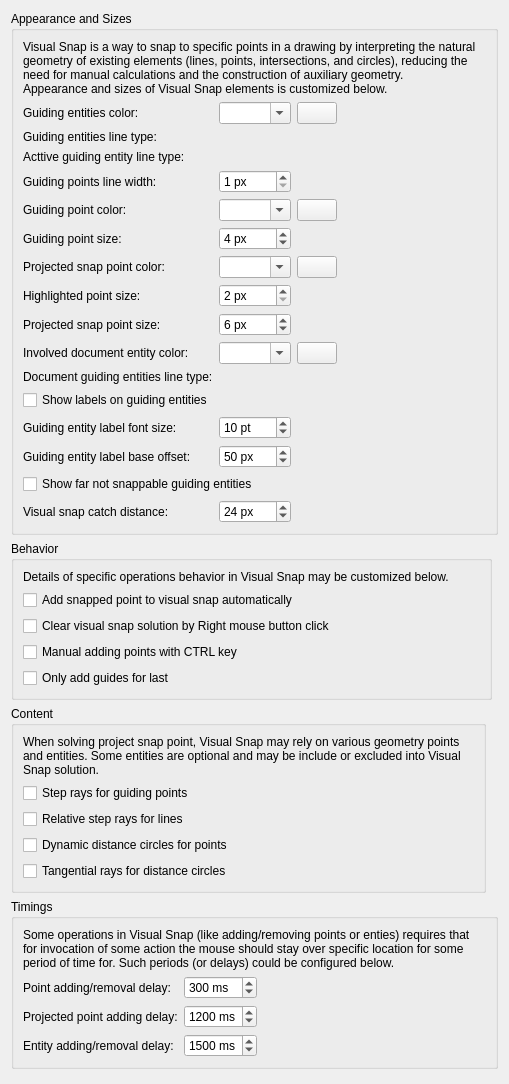
<?xml version="1.0" encoding="UTF-8"?>
<ui version="4.0">
 <class>LC_SettingsPageSnapVisual</class>
 <widget class="QWidget" name="LC_SettingsPageSnapVisual">
  <property name="geometry">
   <rect>
    <x>0</x>
    <y>0</y>
    <width>509</width>
    <height>1084</height>
   </rect>
  </property>
  <layout class="QGridLayout" name="gridLayout_2">
   <item row="1" column="0" colspan="2">
    <widget class="QGroupBox" name="groupBox_36">
     <property name="title">
      <string>Behavior</string>
     </property>
     <layout class="QGridLayout" name="gridLayout_vb">
      <item row="1" column="0">
       <widget class="QCheckBox" name="cbVisualSnapAutoAddSnapPoint">
        <property name="toolTip">
         <string>Auto Adding Points

If checked, snap point requested by command and specified by the user will be added to visual snap automatically.
Otherwise, it should be added manually.</string>
        </property>
        <property name="text">
         <string>Add snapped point to visual snap automatically</string>
        </property>
       </widget>
      </item>
      <item row="3" column="3">
       <spacer name="horizontalSpacer_3">
        <property name="orientation">
         <enum>Qt::Orientation::Horizontal</enum>
        </property>
        <property name="sizeHint" stdset="0">
         <size>
          <width>0</width>
          <height>0</height>
         </size>
        </property>
       </spacer>
      </item>
      <item row="5" column="0">
       <widget class="QCheckBox" name="cbVSAutoAddLastSnapOnly">
        <property name="toolTip">
         <string>Auto Add Last Point Only

If selected, guiding entities will be added for last snapped point only. </string>
        </property>
        <property name="text">
         <string>Only add guides for last</string>
        </property>
       </widget>
      </item>
      <item row="6" column="3">
       <spacer name="horizontalSpacer_2">
        <property name="orientation">
         <enum>Qt::Orientation::Horizontal</enum>
        </property>
        <property name="sizeHint" stdset="0">
         <size>
          <width>0</width>
          <height>0</height>
         </size>
        </property>
       </spacer>
      </item>
      <item row="0" column="0" colspan="4">
       <widget class="QLabel" name="label_2">
        <property name="text">
         <string>Details of specific operations behavior in Visual Snap may be customized below.</string>
        </property>
        <property name="wordWrap">
         <bool>true</bool>
        </property>
       </widget>
      </item>
      <item row="3" column="0">
       <widget class="QCheckBox" name="cbVisualSnapManualAddingWithCTRL">
        <property name="toolTip">
         <string>Manual Adding Points

If selected, points will be added manually as guiding points if cursor is over them and CTRL key is pressed.
Otherwise - they will be added by placing cursor over only.</string>
        </property>
        <property name="text">
         <string>Manual adding points with CTRL key</string>
        </property>
       </widget>
      </item>
      <item row="2" column="0">
       <widget class="QCheckBox" name="cbVisualSnapClearSolutionByRMB">
        <property name="toolTip">
         <string>Clearing

Visual snap solution will be cleared by CTRL+Middle Mouse Button click.
If selected, visual snap solution may be also cleared by Right Mouse Button click.</string>
        </property>
        <property name="text">
         <string>Clear visual snap solution by Right mouse button click</string>
        </property>
       </widget>
      </item>
     </layout>
    </widget>
   </item>
   <item row="4" column="0">
    <spacer name="verticalSpacer">
     <property name="orientation">
      <enum>Qt::Orientation::Vertical</enum>
     </property>
     <property name="sizeHint" stdset="0">
      <size>
       <width>0</width>
       <height>0</height>
      </size>
     </property>
    </spacer>
   </item>
   <item row="0" column="0" colspan="3">
    <widget class="QGroupBox" name="groupBox_34">
     <property name="title">
      <string>Appearance and Sizes</string>
     </property>
     <layout class="QGridLayout" name="gridLayout">
      <item row="16" column="0">
       <widget class="QLabel" name="label_66">
        <property name="text">
         <string>Guiding entity label base offset:</string>
        </property>
        <property name="buddy">
         <cstring>sbVSGuidingEntityLabelOffset</cstring>
        </property>
       </widget>
      </item>
      <item row="9" column="1">
       <widget class="QSpinBox" name="sbVisualSnapHighlightedVertexSize">
        <property name="toolTip">
         <string>Higlighted Guiding Point

Size of the marker used to draw guiding point
that is added to visual snap system.</string>
        </property>
        <property name="suffix">
         <string> px</string>
        </property>
        <property name="minimum">
         <number>2</number>
        </property>
        <property name="maximum">
         <number>24</number>
        </property>
       </widget>
      </item>
      <item row="3" column="0">
       <widget class="QLabel" name="label_5">
        <property name="text">
         <string>Acttive guiding entity line type:</string>
        </property>
        <property name="buddy">
         <cstring>wActiveGuidingEntityLineType</cstring>
        </property>
       </widget>
      </item>
      <item row="1" column="5">
       <spacer name="horizontalSpacer">
        <property name="orientation">
         <enum>Qt::Orientation::Horizontal</enum>
        </property>
        <property name="sizeHint" stdset="0">
         <size>
          <width>0</width>
          <height>0</height>
         </size>
        </property>
       </spacer>
      </item>
      <item row="3" column="1" colspan="2">
       <widget class="QG_LineTypeBox" name="wActiveGuidingEntityLineType" native="true">
        <property name="toolTip">
         <string>Active Guiding Entities Line Type

Line type for active guiding line that are part of Visual Snap</string>
        </property>
       </widget>
      </item>
      <item row="2" column="1" colspan="2">
       <widget class="QG_LineTypeBox" name="wGuidingEntityLineType" native="true">
        <property name="toolTip">
         <string>Guiding Entities Line Type

Line type for guiding entities that are part of Visual Snap</string>
        </property>
       </widget>
      </item>
      <item row="2" column="0">
       <widget class="QLabel" name="label_5">
        <property name="text">
         <string>Guiding entities line type:</string>
        </property>
       </widget>
      </item>
      <item row="11" column="2">
       <widget class="LC_ColorButton" name="pbVisualSnapDocEntitiesColor">
        <property name="toolTip">
         <string>Document Entity

Click to select color.</string>
        </property>
       </widget>
      </item>
      <item row="8" column="1">
       <widget class="LC_ContentAdjustableComboBox" name="cbColorVisualSnapProjectedSnap">
        <property name="toolTip">
         <string>Projected Snap Point

Color of possible projected snap point.</string>
        </property>
        <property name="editable">
         <bool>true</bool>
        </property>
       </widget>
      </item>
      <item row="8" column="0">
       <widget class="QLabel" name="label_57">
        <property name="text">
         <string>Projected snap point color:</string>
        </property>
        <property name="buddy">
         <cstring>cbColorVisualSnapProjectedSnap</cstring>
        </property>
       </widget>
      </item>
      <item row="21" column="1">
       <widget class="QSpinBox" name="sbVSCatchDistance">
        <property name="toolTip">
         <string>Visual Snap Catch Distance

Distance in screen coordinates that is used for
 catching visual snap guiding entities.</string>
        </property>
        <property name="suffix">
         <string> px</string>
        </property>
        <property name="minimum">
         <number>1</number>
        </property>
        <property name="maximum">
         <number>50</number>
        </property>
        <property name="value">
         <number>24</number>
        </property>
       </widget>
      </item>
      <item row="5" column="1">
       <widget class="LC_ContentAdjustableComboBox" name="cbColorVisualSnapVertexes">
        <property name="toolTip">
         <string>Guiding Point Color

Color of guiding points in visual snap.</string>
        </property>
        <property name="editable">
         <bool>true</bool>
        </property>
       </widget>
      </item>
      <item row="8" column="2">
       <widget class="LC_ColorButton" name="pbVisualSnapProjectedSnapColor">
        <property name="toolTip">
         <string>Projected Snap Point

Click to select color.</string>
        </property>
       </widget>
      </item>
      <item row="11" column="1">
       <widget class="LC_ContentAdjustableComboBox" name="cbColorVisualSnapDocumentEntity">
        <property name="toolTip">
         <string>Document Entity Color

Color of document entities, explicitly added to Visual Snap.</string>
        </property>
        <property name="editable">
         <bool>true</bool>
        </property>
       </widget>
      </item>
      <item row="6" column="1">
       <widget class="QSpinBox" name="sbVisualSnapVertexSize">
        <property name="toolTip">
         <string>Guding Point Size

Size of marker for visual snap guiding points, in pixels.</string>
        </property>
        <property name="suffix">
         <string> px</string>
        </property>
        <property name="minimum">
         <number>2</number>
        </property>
        <property name="maximum">
         <number>24</number>
        </property>
        <property name="value">
         <number>4</number>
        </property>
       </widget>
      </item>
      <item row="6" column="0">
       <widget class="QLabel" name="label_45">
        <property name="text">
         <string>Guiding point size:</string>
        </property>
        <property name="buddy">
         <cstring>sbVisualSnapVertexSize</cstring>
        </property>
       </widget>
      </item>
      <item row="15" column="1">
       <widget class="QSpinBox" name="sbVisualSnapGuidingLabelsFontSize">
        <property name="toolTip">
         <string>Labels Font Size

Size of font, in points, used for displaying labels for guiding entities.</string>
        </property>
        <property name="suffix">
         <string> pt</string>
        </property>
        <property name="minimum">
         <number>4</number>
        </property>
        <property name="maximum">
         <number>24</number>
        </property>
        <property name="value">
         <number>10</number>
        </property>
       </widget>
      </item>
      <item row="21" column="0">
       <widget class="QLabel" name="label_59">
        <property name="text">
         <string>Visual snap catch distance:</string>
        </property>
        <property name="buddy">
         <cstring>sbVSCatchDistance</cstring>
        </property>
       </widget>
      </item>
      <item row="0" column="0" colspan="6">
       <widget class="QLabel" name="label">
        <property name="text">
         <string>Visual Snap is a way to snap to specific points in a drawing by interpreting the natural geometry of existing elements (lines, points, intersections, and circles), reducing the need for manual calculations and the construction of auxiliary geometry.
Appearance and sizes of Visual Snap elements is customized below.</string>
        </property>
        <property name="wordWrap">
         <bool>true</bool>
        </property>
       </widget>
      </item>
      <item row="17" column="0" colspan="2">
       <widget class="QCheckBox" name="cbVisualSnapShowNotSnappableGuides">
        <property name="toolTip">
         <string>Show Far Not Snappable

If selected, guiding entites that are far from the mouse cursor point and
are not within snap range and therefore will not be snapped 
will be also shown. 
That may provide better overview for all possible snap points,
yet in some cases may visualy overcrowd the snap by guiding entities.
Otherwise, only guiding entities that are within snap range
and thus may be snapped will be visible.</string>
        </property>
        <property name="text">
         <string>Show far not snappable guiding entities </string>
        </property>
       </widget>
      </item>
      <item row="12" column="1" colspan="2">
       <widget class="QG_LineTypeBox" name="wDocGuidingEntityLineType" native="true">
        <property name="toolTip">
         <string>Document Guiding Entities Line Type

Line type for document entities that are part of Visual Snap</string>
        </property>
       </widget>
      </item>
      <item row="5" column="2">
       <widget class="LC_ColorButton" name="pbVisualSnapVertexesColor">
        <property name="toolTip">
         <string>Guiding Points

Click to select color.</string>
        </property>
       </widget>
      </item>
      <item row="5" column="0">
       <widget class="QLabel" name="label_44">
        <property name="text">
         <string>Guiding point color:</string>
        </property>
        <property name="buddy">
         <cstring>cbColorVisualSnapVertexes</cstring>
        </property>
       </widget>
      </item>
      <item row="1" column="2">
       <widget class="LC_ColorButton" name="pbVisualSnapGuideEntitiesColor">
        <property name="toolTip">
         <string>Guiding Entities

Click to select color.</string>
        </property>
       </widget>
      </item>
      <item row="1" column="1">
       <widget class="LC_ContentAdjustableComboBox" name="cbColorVisualSnapGuideEntities">
        <property name="toolTip">
         <string>Guiding Entities Color

Color for guiding entities used in Visual Snap.</string>
        </property>
        <property name="editable">
         <bool>true</bool>
        </property>
       </widget>
      </item>
      <item row="10" column="0">
       <widget class="QLabel" name="label_54">
        <property name="text">
         <string>Projected snap point size:</string>
        </property>
        <property name="buddy">
         <cstring>sbVisualSnapProjectedSnapSize</cstring>
        </property>
       </widget>
      </item>
      <item row="11" column="0">
       <widget class="QLabel" name="label_58">
        <property name="text">
         <string>Involved document entity color:</string>
        </property>
        <property name="buddy">
         <cstring>cbColorVisualSnapDocumentEntity</cstring>
        </property>
       </widget>
      </item>
      <item row="14" column="0" colspan="2">
       <widget class="QCheckBox" name="cbVSShowLabelsOnGuides">
        <property name="toolTip">
         <string>Show Guiding Entities Labels

If enabled, labels for visual snap guiding entities will be snown.
Otherwise - no labels.</string>
        </property>
        <property name="text">
         <string>Show labels on guiding entities</string>
        </property>
       </widget>
      </item>
      <item row="12" column="0">
       <widget class="QLabel" name="label_5">
        <property name="text">
         <string>Document guiding entities line type:</string>
        </property>
       </widget>
      </item>
      <item row="9" column="0">
       <widget class="QLabel" name="label_55">
        <property name="text">
         <string>Highlighted point size:</string>
        </property>
        <property name="buddy">
         <cstring>sbVisualSnapHighlightedVertexSize</cstring>
        </property>
       </widget>
      </item>
      <item row="10" column="1">
       <widget class="QSpinBox" name="sbVisualSnapProjectedSnapSize">
        <property name="toolTip">
         <string>Projected Snap Point

Size of marker for projected snap point (like intersection), in pixels.</string>
        </property>
        <property name="suffix">
         <string> px</string>
        </property>
        <property name="minimum">
         <number>2</number>
        </property>
        <property name="maximum">
         <number>24</number>
        </property>
        <property name="value">
         <number>6</number>
        </property>
       </widget>
      </item>
      <item row="1" column="0">
       <widget class="QLabel" name="label_43">
        <property name="text">
         <string>Guiding entities color:</string>
        </property>
        <property name="buddy">
         <cstring>cbColorVisualSnapGuideEntities</cstring>
        </property>
       </widget>
      </item>
      <item row="15" column="0">
       <widget class="QLabel" name="label_65">
        <property name="text">
         <string>Guiding entity label font size:</string>
        </property>
        <property name="buddy">
         <cstring>sbVisualSnapGuidingLabelsFontSize</cstring>
        </property>
       </widget>
      </item>
      <item row="16" column="1">
       <widget class="QSpinBox" name="sbVSGuidingEntityLabelOffset">
        <property name="toolTip">
         <string>Labels Offset

Offset of the guiding label from projected snap point, in pixels.</string>
        </property>
        <property name="suffix">
         <string> px</string>
        </property>
        <property name="maximum">
         <number>200</number>
        </property>
        <property name="value">
         <number>50</number>
        </property>
       </widget>
      </item>
      <item row="4" column="0">
       <widget class="QLabel" name="label_6">
        <property name="text">
         <string>Guiding points line width:</string>
        </property>
        <property name="buddy">
         <cstring>sbGuidingPointsLIneWidth</cstring>
        </property>
       </widget>
      </item>
      <item row="4" column="1">
       <widget class="QSpinBox" name="sbGuidingPointsLIneWidth">
        <property name="toolTip">
         <string>Guiding Entities Line Width

Screen width (in pixels) for guiding lines that are part of Visual Snap solution.</string>
        </property>
        <property name="suffix">
         <string> px</string>
        </property>
        <property name="minimum">
         <number>1</number>
        </property>
        <property name="maximum">
         <number>6</number>
        </property>
       </widget>
      </item>
     </layout>
    </widget>
   </item>
   <item row="3" column="0" colspan="3">
    <widget class="QGroupBox" name="groupBox_37">
     <property name="title">
      <string>Timings</string>
     </property>
     <layout class="QGridLayout" name="gridLayout_vt">
      <item row="2" column="1">
       <widget class="QSpinBox" name="sbVisualSnapVertexAddingDelay">
        <property name="toolTip">
         <string>Projected Point Adding Delay

Defines how long the mouse should be over projected snap point
until that point will be added to visual snap system as guiding point</string>
        </property>
        <property name="suffix">
         <string> ms</string>
        </property>
        <property name="minimum">
         <number>50</number>
        </property>
        <property name="maximum">
         <number>2000</number>
        </property>
        <property name="value">
         <number>1200</number>
        </property>
       </widget>
      </item>
      <item row="3" column="1">
       <widget class="QSpinBox" name="sbVisualSnapSnapDocEntityAddingDelay">
        <property name="toolTip">
         <string>Entity AddingRemoval Delay

Defines how long the mouse should be over document entity
until that entity will be added to visual snap system.</string>
        </property>
        <property name="suffix">
         <string> ms</string>
        </property>
        <property name="minimum">
         <number>50</number>
        </property>
        <property name="maximum">
         <number>2500</number>
        </property>
        <property name="value">
         <number>1500</number>
        </property>
       </widget>
      </item>
      <item row="1" column="0">
       <widget class="QLabel" name="label_47">
        <property name="text">
         <string>Point adding/removal delay:</string>
        </property>
        <property name="buddy">
         <cstring>sbVisualSnapPointAddingDelay</cstring>
        </property>
       </widget>
      </item>
      <item row="2" column="0">
       <widget class="QLabel" name="label_49">
        <property name="text">
         <string>Projected point adding delay:</string>
        </property>
        <property name="buddy">
         <cstring>sbVisualSnapVertexAddingDelay</cstring>
        </property>
       </widget>
      </item>
      <item row="2" column="2">
       <spacer name="horizontalSpacer_4">
        <property name="orientation">
         <enum>Qt::Orientation::Horizontal</enum>
        </property>
        <property name="sizeHint" stdset="0">
         <size>
          <width>0</width>
          <height>0</height>
         </size>
        </property>
       </spacer>
      </item>
      <item row="3" column="0">
       <widget class="QLabel" name="label_51">
        <property name="text">
         <string>Entity adding/removal delay:</string>
        </property>
        <property name="buddy">
         <cstring>sbVisualSnapSnapDocEntityAddingDelay</cstring>
        </property>
       </widget>
      </item>
      <item row="1" column="1">
       <widget class="QSpinBox" name="sbVisualSnapPointAddingDelay">
        <property name="toolTip">
         <string>Points Adding/Removal Delay

Defines how many milliseconds mouse should be over snap point
until that point will be added as guiding point to visual snap system</string>
        </property>
        <property name="suffix">
         <string> ms</string>
        </property>
        <property name="minimum">
         <number>50</number>
        </property>
        <property name="maximum">
         <number>2000</number>
        </property>
        <property name="value">
         <number>300</number>
        </property>
       </widget>
      </item>
      <item row="0" column="0" colspan="3">
       <widget class="QLabel" name="label_4">
        <property name="text">
         <string>Some operations in Visual Snap (like adding/removing points or enties) requires that for invocation of some action the mouse should stay over specific location for some period of time for. Such periods (or delays) could be configured below.</string>
        </property>
        <property name="wordWrap">
         <bool>true</bool>
        </property>
       </widget>
      </item>
     </layout>
    </widget>
   </item>
   <item row="2" column="0">
    <widget class="QGroupBox" name="groupBox_38">
     <property name="title">
      <string>Content</string>
     </property>
     <layout class="QGridLayout" name="gridLayout_vc">
      <item row="4" column="0">
       <widget class="QCheckBox" name="cbVisualSnapVertexVertexDistancesTangential">
        <property name="toolTip">
         <string>Tangential Rays

If selected, and both 'Snap to Distance' and 'Snap To Center' snap modes are enabled,
tangential guiding rays will be created between distance circles that are created for guiding points.
Otherwise, tangential will not be created.</string>
        </property>
        <property name="text">
         <string>Tangential rays for distance circles</string>
        </property>
       </widget>
      </item>
      <item row="1" column="2">
       <spacer name="horizontalSpacer_5">
        <property name="orientation">
         <enum>Qt::Orientation::Horizontal</enum>
        </property>
        <property name="sizeHint" stdset="0">
         <size>
          <width>0</width>
          <height>0</height>
         </size>
        </property>
       </spacer>
      </item>
      <item row="2" column="0">
       <widget class="QCheckBox" name="cbVisualSnapRaysAngleSnapRelative">
        <property name="toolTip">
         <string>Relative Rays

If checked, visual snap will also create guiding rays for enpoints of lines from the document,
added into visual snap with step, similar to angle snap yet which is related to the line's own angle.
Otherwise, only tangential and normal rays will be considered for vertexes.</string>
        </property>
        <property name="text">
         <string>Relative step rays for lines</string>
        </property>
       </widget>
      </item>
      <item row="3" column="0">
       <widget class="QCheckBox" name="cbVisualSnapVertexVertexDistanceCircles">
        <property name="toolTip">
         <string>Distance Circles

If selected, guiding circles for distances between guiding points will be included into visual snap.
Otherwise, they will be ignored. </string>
        </property>
        <property name="text">
         <string>Dynamic distance circles for points</string>
        </property>
       </widget>
      </item>
      <item row="1" column="0">
       <widget class="QCheckBox" name="cbVisualSnapRaysAngleSnapVertexes">
        <property name="toolTip">
         <string>Rays

If checked, visual snap will also consider rays from guiding points with step, similar to angle snap.
Otherwise, only vertical and horizontal rays will be considered for vertexes.</string>
        </property>
        <property name="text">
         <string>Step rays for guiding points</string>
        </property>
       </widget>
      </item>
      <item row="0" column="0" colspan="3">
       <widget class="QLabel" name="label_3">
        <property name="text">
         <string>When solving project snap point, Visual Snap may rely on various geometry points and entities. Some entities are optional and may be include or excluded into Visual Snap solution.</string>
        </property>
        <property name="wordWrap">
         <bool>true</bool>
        </property>
       </widget>
      </item>
     </layout>
    </widget>
   </item>
  </layout>
 </widget>
 <customwidgets>
  <customwidget>
   <class>LC_ColorButton</class>
   <extends>QPushButton</extends>
   <header>lc_color_button.h</header>
  </customwidget>
  <customwidget>
   <class>QG_LineTypeBox</class>
   <extends>QWidget</extends>
   <header>qg_linetypebox.h</header>
  </customwidget>
         <customwidget>
             <class>LC_ContentAdjustableComboBox</class>
             <extends>QComboBox</extends>
             <header location="global">lc_content_adjustable_combo_box.h</header>
         </customwidget>
 </customwidgets>
 <resources/>
 <connections/>
</ui>
